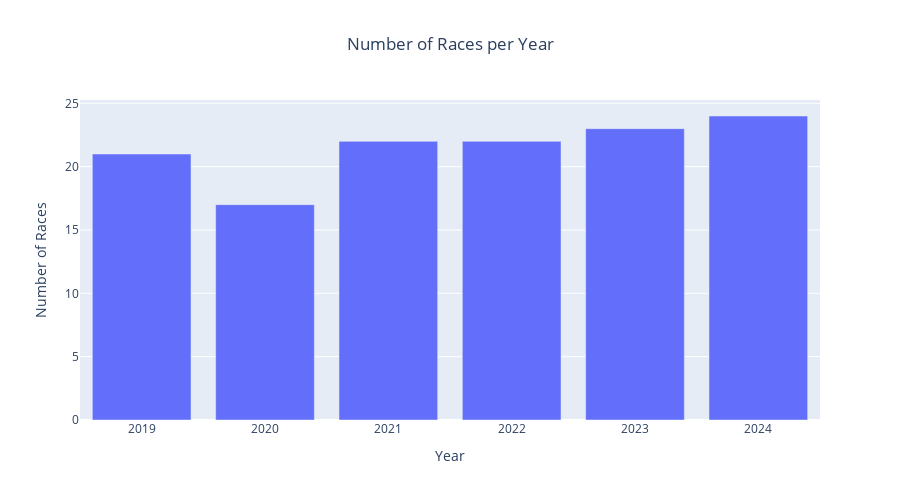

Notebook code for this chart:
### Markdown cell above
### Number of Races per year

### Code cell
races_count = get_races_per_year()
print("Number of races per year:")
print(races_count)


import plotly.graph_objects as go

def plot_races_per_year():
    races_count = get_races_per_year()
    
    fig = go.Figure(data=[
        go.Bar(x=races_count.index, y=races_count.values)
    ])
    
    fig.update_layout(
        title='Number of Races per Year',
        title_x=0.5,
        xaxis_title='Year',
        yaxis_title='Number of Races',
        height=500
    )
    
    fig.show()

plot_races_per_year()

### Figure 1 — Plotly figure (JSON) as saved in the notebook; plotly's stock layout.template omitted (floating-point values rounded to 4 significant figures)
{"data": [{"type": "bar", "x": [2019, 2020, 2021, 2022, 2023, 2024], "y": [21, 17, 22, 22, 23, 24]}], "layout": {"height": 500, "title": {"text": "Number of Races per Year", "x": 0.5}, "xaxis": {"title": {"text": "Year"}}, "yaxis": {"title": {"text": "Number of Races"}}}}
